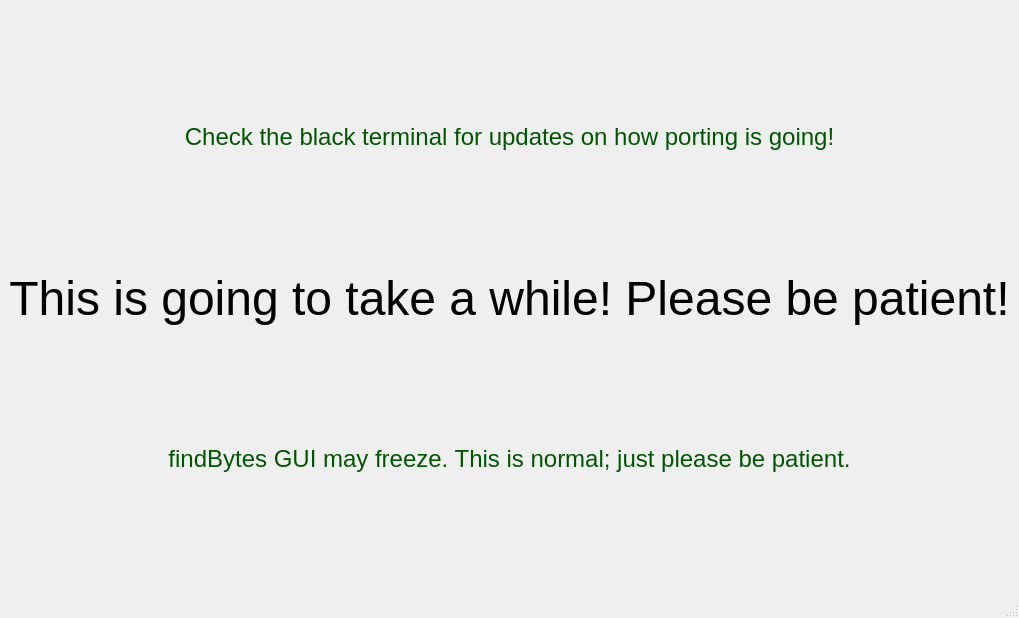
<?xml version="1.0" encoding="UTF-8"?>
<ui version="4.0">
 <class>MainWindow</class>
 <widget class="QMainWindow" name="MainWindow">
  <property name="geometry">
   <rect>
    <x>0</x>
    <y>0</y>
    <width>918</width>
    <height>618</height>
   </rect>
  </property>
  <property name="windowTitle">
   <string>findBytes GUI</string>
  </property>
  <widget class="QWidget" name="centralwidget">
   <layout class="QVBoxLayout" name="verticalLayout">
    <item>
     <spacer name="verticalSpacer_4">
      <property name="orientation">
       <enum>Qt::Vertical</enum>
      </property>
      <property name="sizeHint" stdset="0">
       <size>
        <width>20</width>
        <height>40</height>
       </size>
      </property>
     </spacer>
    </item>
    <item>
     <widget class="QLabel" name="label_3">
      <property name="font">
       <font>
        <pointsize>18</pointsize>
       </font>
      </property>
      <property name="styleSheet">
       <string notr="true">color: rgb(0, 85, 0);</string>
      </property>
      <property name="text">
       <string>Check the black terminal for updates on how porting is going!</string>
      </property>
      <property name="alignment">
       <set>Qt::AlignCenter</set>
      </property>
     </widget>
    </item>
    <item>
     <spacer name="verticalSpacer_3">
      <property name="orientation">
       <enum>Qt::Vertical</enum>
      </property>
      <property name="sizeHint" stdset="0">
       <size>
        <width>20</width>
        <height>40</height>
       </size>
      </property>
     </spacer>
    </item>
    <item>
     <widget class="QLabel" name="label">
      <property name="font">
       <font>
        <pointsize>36</pointsize>
       </font>
      </property>
      <property name="text">
       <string>This is going to take a while! Please be patient!</string>
      </property>
      <property name="alignment">
       <set>Qt::AlignCenter</set>
      </property>
     </widget>
    </item>
    <item>
     <spacer name="verticalSpacer">
      <property name="orientation">
       <enum>Qt::Vertical</enum>
      </property>
      <property name="sizeHint" stdset="0">
       <size>
        <width>20</width>
        <height>40</height>
       </size>
      </property>
     </spacer>
    </item>
    <item>
     <widget class="QLabel" name="label_2">
      <property name="font">
       <font>
        <pointsize>18</pointsize>
       </font>
      </property>
      <property name="styleSheet">
       <string notr="true">color: rgb(0, 85, 0);</string>
      </property>
      <property name="text">
       <string>findBytes GUI may freeze. This is normal; just please be patient.</string>
      </property>
      <property name="alignment">
       <set>Qt::AlignCenter</set>
      </property>
     </widget>
    </item>
    <item>
     <spacer name="verticalSpacer_2">
      <property name="orientation">
       <enum>Qt::Vertical</enum>
      </property>
      <property name="sizeHint" stdset="0">
       <size>
        <width>20</width>
        <height>40</height>
       </size>
      </property>
     </spacer>
    </item>
   </layout>
  </widget>
  <widget class="QMenuBar" name="menubar">
   <property name="geometry">
    <rect>
     <x>0</x>
     <y>0</y>
     <width>918</width>
     <height>18</height>
    </rect>
   </property>
  </widget>
  <widget class="QStatusBar" name="statusbar"/>
 </widget>
 <resources/>
 <connections/>
</ui>
